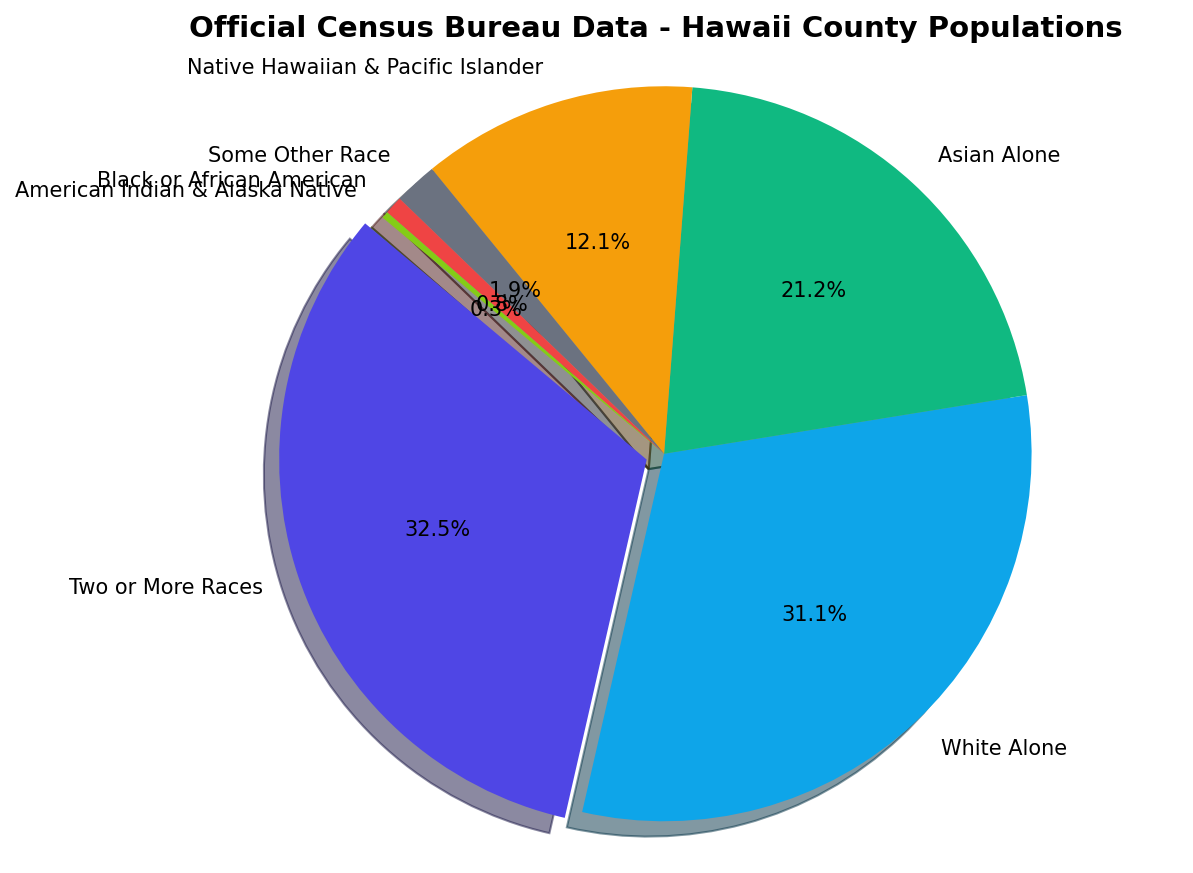

Write the Python code that produced this figure.
import matplotlib

matplotlib.use("Agg")
import matplotlib.pyplot as plt

# Confirmed U.S. Census Bureau Figures for Hawaii County
labels = [
    "Two or More Races",
    "White Alone",
    "Asian Alone",
    "Native Hawaiian & Pacific Islander",
    "Some Other Race",
    "Black or African American",
    "American Indian & Alaska Native",
]

# Exact official percentages
sizes = [32.5, 31.1, 21.2, 12.1, 1.9, 0.8, 0.3]

colors = ["#4F46E5", "#0EA5E9", "#10B981", "#F59E0B", "#6B7280", "#EF4444", "#84CC16"]
explode = (0.05, 0, 0, 0, 0, 0, 0)

plt.figure(figsize=(9, 7))
plt.pie(
    sizes,
    explode=explode,
    labels=labels,
    autopct="%1.1f%%",
    shadow=True,
    startangle=140,
    colors=colors,
)
plt.title("Official Census Bureau Data - Hawaii County Populations", fontsize=14, fontweight="bold")
plt.axis("equal")
out = r"C:\Users\rrdeveloper\MonoRepo\assets\hawaii_county_census_pie.png"
plt.savefig(out, dpi=150, bbox_inches="tight")
print(f"Saved {out}")
